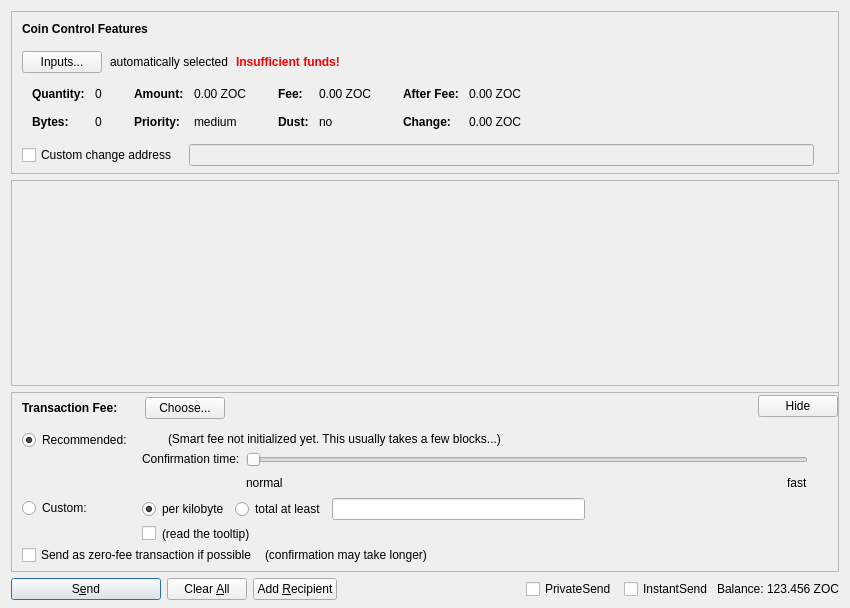
<?xml version="1.0" encoding="UTF-8"?>
<ui version="4.0">
 <class>SendCoinsDialog</class>
 <widget class="QDialog" name="SendCoinsDialog">
  <property name="geometry">
   <rect>
    <x>0</x>
    <y>0</y>
    <width>850</width>
    <height>608</height>
   </rect>
  </property>
  <property name="windowTitle">
   <string>Send Coins</string>
  </property>
  <property name="styleSheet">
   <string notr="true"/>
  </property>
  <layout class="QVBoxLayout" name="verticalLayout" stretch="0,1,0,0">
   <property name="bottomMargin">
    <number>8</number>
   </property>
   <item>
    <widget class="QFrame" name="frameCoinControl">
     <property name="sizePolicy">
      <sizepolicy hsizetype="Expanding" vsizetype="Expanding">
       <horstretch>0</horstretch>
       <verstretch>0</verstretch>
      </sizepolicy>
     </property>
     <property name="maximumSize">
      <size>
       <width>16777215</width>
       <height>16777215</height>
      </size>
     </property>
     <property name="frameShape">
      <enum>QFrame::StyledPanel</enum>
     </property>
     <property name="frameShadow">
      <enum>QFrame::Sunken</enum>
     </property>
     <layout class="QVBoxLayout" name="verticalLayoutCoinControl2">
      <property name="spacing">
       <number>0</number>
      </property>
      <property name="leftMargin">
       <number>0</number>
      </property>
      <property name="topMargin">
       <number>0</number>
      </property>
      <property name="rightMargin">
       <number>0</number>
      </property>
      <property name="bottomMargin">
       <number>6</number>
      </property>
      <item>
       <layout class="QVBoxLayout" name="verticalLayoutCoinControl" stretch="0,0,0,0,1">
        <property name="spacing">
         <number>0</number>
        </property>
        <property name="leftMargin">
         <number>10</number>
        </property>
        <property name="topMargin">
         <number>10</number>
        </property>
        <item>
         <layout class="QHBoxLayout" name="horizontalLayoutCoinControl1">
          <property name="bottomMargin">
           <number>15</number>
          </property>
          <item>
           <widget class="QLabel" name="labelCoinControlFeatures">
            <property name="sizePolicy">
             <sizepolicy hsizetype="Preferred" vsizetype="Maximum">
              <horstretch>0</horstretch>
              <verstretch>0</verstretch>
             </sizepolicy>
            </property>
            <property name="font">
             <font>
              <weight>75</weight>
              <bold>true</bold>
             </font>
            </property>
            <property name="styleSheet">
             <string notr="true">font-weight:bold;</string>
            </property>
            <property name="text">
             <string>Coin Control Features</string>
            </property>
           </widget>
          </item>
         </layout>
        </item>
        <item>
         <layout class="QHBoxLayout" name="horizontalLayoutCoinControl2" stretch="0,0,0,0">
          <property name="spacing">
           <number>8</number>
          </property>
          <property name="bottomMargin">
           <number>10</number>
          </property>
          <item>
           <widget class="QPushButton" name="pushButtonCoinControl">
            <property name="styleSheet">
             <string notr="true"/>
            </property>
            <property name="text">
             <string>Inputs...</string>
            </property>
            <property name="autoDefault">
             <bool>false</bool>
            </property>
           </widget>
          </item>
          <item>
           <widget class="QLabel" name="labelCoinControlAutomaticallySelected">
            <property name="text">
             <string>automatically selected</string>
            </property>
            <property name="margin">
             <number>5</number>
            </property>
           </widget>
          </item>
          <item>
           <widget class="QLabel" name="labelCoinControlInsuffFunds">
            <property name="font">
             <font>
              <weight>75</weight>
              <bold>true</bold>
             </font>
            </property>
            <property name="styleSheet">
             <string notr="true">color:red;font-weight:bold;</string>
            </property>
            <property name="text">
             <string>Insufficient funds!</string>
            </property>
            <property name="margin">
             <number>5</number>
            </property>
           </widget>
          </item>
          <item>
           <spacer name="horizontalSpacerCoinControl">
            <property name="orientation">
             <enum>Qt::Horizontal</enum>
            </property>
            <property name="sizeHint" stdset="0">
             <size>
              <width>40</width>
              <height>1</height>
             </size>
            </property>
           </spacer>
          </item>
         </layout>
        </item>
        <item>
         <widget class="QWidget" name="widgetCoinControl" native="true">
          <property name="sizePolicy">
           <sizepolicy hsizetype="Preferred" vsizetype="Preferred">
            <horstretch>0</horstretch>
            <verstretch>0</verstretch>
           </sizepolicy>
          </property>
          <property name="minimumSize">
           <size>
            <width>0</width>
            <height>0</height>
           </size>
          </property>
          <property name="styleSheet">
           <string notr="true"/>
          </property>
          <layout class="QHBoxLayout" name="horizontalLayoutCoinControl5">
           <property name="leftMargin">
            <number>0</number>
           </property>
           <property name="topMargin">
            <number>0</number>
           </property>
           <property name="rightMargin">
            <number>0</number>
           </property>
           <property name="bottomMargin">
            <number>0</number>
           </property>
           <item>
            <layout class="QHBoxLayout" name="horizontalLayoutCoinControl3" stretch="0,0,0,1">
             <property name="spacing">
              <number>20</number>
             </property>
             <property name="topMargin">
              <number>0</number>
             </property>
             <property name="bottomMargin">
              <number>10</number>
             </property>
             <item>
              <layout class="QFormLayout" name="formLayoutCoinControl1">
               <property name="horizontalSpacing">
                <number>10</number>
               </property>
               <property name="verticalSpacing">
                <number>14</number>
               </property>
               <property name="leftMargin">
                <number>10</number>
               </property>
               <property name="topMargin">
                <number>4</number>
               </property>
               <property name="rightMargin">
                <number>6</number>
               </property>
               <item row="0" column="0">
                <widget class="QLabel" name="labelCoinControlQuantityText">
                 <property name="font">
                  <font>
                   <weight>75</weight>
                   <bold>true</bold>
                  </font>
                 </property>
                 <property name="text">
                  <string>Quantity:</string>
                 </property>
                 <property name="margin">
                  <number>0</number>
                 </property>
                </widget>
               </item>
               <item row="0" column="1">
                <widget class="QLabel" name="labelCoinControlQuantity">
                 <property name="cursor">
                  <cursorShape>IBeamCursor</cursorShape>
                 </property>
                 <property name="contextMenuPolicy">
                  <enum>Qt::ActionsContextMenu</enum>
                 </property>
                 <property name="text">
                  <string notr="true">0</string>
                 </property>
                 <property name="margin">
                  <number>0</number>
                 </property>
                 <property name="textInteractionFlags">
                  <set>Qt::LinksAccessibleByMouse|Qt::TextSelectableByKeyboard|Qt::TextSelectableByMouse</set>
                 </property>
                </widget>
               </item>
               <item row="1" column="0">
                <widget class="QLabel" name="labelCoinControlBytesText">
                 <property name="font">
                  <font>
                   <weight>75</weight>
                   <bold>true</bold>
                  </font>
                 </property>
                 <property name="text">
                  <string>Bytes:</string>
                 </property>
                </widget>
               </item>
               <item row="1" column="1">
                <widget class="QLabel" name="labelCoinControlBytes">
                 <property name="cursor">
                  <cursorShape>IBeamCursor</cursorShape>
                 </property>
                 <property name="contextMenuPolicy">
                  <enum>Qt::ActionsContextMenu</enum>
                 </property>
                 <property name="text">
                  <string notr="true">0</string>
                 </property>
                 <property name="textInteractionFlags">
                  <set>Qt::LinksAccessibleByMouse|Qt::TextSelectableByKeyboard|Qt::TextSelectableByMouse</set>
                 </property>
                </widget>
               </item>
              </layout>
             </item>
             <item>
              <layout class="QFormLayout" name="formLayoutCoinControl2">
               <property name="horizontalSpacing">
                <number>10</number>
               </property>
               <property name="verticalSpacing">
                <number>14</number>
               </property>
               <property name="leftMargin">
                <number>6</number>
               </property>
               <property name="topMargin">
                <number>4</number>
               </property>
               <property name="rightMargin">
                <number>6</number>
               </property>
               <item row="0" column="0">
                <widget class="QLabel" name="labelCoinControlAmountText">
                 <property name="font">
                  <font>
                   <weight>75</weight>
                   <bold>true</bold>
                  </font>
                 </property>
                 <property name="text">
                  <string>Amount:</string>
                 </property>
                 <property name="margin">
                  <number>0</number>
                 </property>
                </widget>
               </item>
               <item row="0" column="1">
                <widget class="QLabel" name="labelCoinControlAmount">
                 <property name="cursor">
                  <cursorShape>IBeamCursor</cursorShape>
                 </property>
                 <property name="contextMenuPolicy">
                  <enum>Qt::ActionsContextMenu</enum>
                 </property>
                 <property name="text">
                  <string notr="true">0.00 ZOC</string>
                 </property>
                 <property name="textInteractionFlags">
                  <set>Qt::LinksAccessibleByMouse|Qt::TextSelectableByKeyboard|Qt::TextSelectableByMouse</set>
                 </property>
                </widget>
               </item>
               <item row="1" column="0">
                <widget class="QLabel" name="labelCoinControlPriorityText">
                 <property name="font">
                  <font>
                   <weight>75</weight>
                   <bold>true</bold>
                  </font>
                 </property>
                 <property name="text">
                  <string>Priority:</string>
                 </property>
                </widget>
               </item>
               <item row="1" column="1">
                <widget class="QLabel" name="labelCoinControlPriority">
                 <property name="cursor">
                  <cursorShape>IBeamCursor</cursorShape>
                 </property>
                 <property name="contextMenuPolicy">
                  <enum>Qt::ActionsContextMenu</enum>
                 </property>
                 <property name="text">
                  <string>medium</string>
                 </property>
                 <property name="textInteractionFlags">
                  <set>Qt::LinksAccessibleByMouse|Qt::TextSelectableByKeyboard|Qt::TextSelectableByMouse</set>
                 </property>
                </widget>
               </item>
              </layout>
             </item>
             <item>
              <layout class="QFormLayout" name="formLayoutCoinControl3">
               <property name="horizontalSpacing">
                <number>10</number>
               </property>
               <property name="verticalSpacing">
                <number>14</number>
               </property>
               <property name="leftMargin">
                <number>6</number>
               </property>
               <property name="topMargin">
                <number>4</number>
               </property>
               <property name="rightMargin">
                <number>6</number>
               </property>
               <item row="0" column="0">
                <widget class="QLabel" name="labelCoinControlFeeText">
                 <property name="font">
                  <font>
                   <weight>75</weight>
                   <bold>true</bold>
                  </font>
                 </property>
                 <property name="text">
                  <string>Fee:</string>
                 </property>
                 <property name="margin">
                  <number>0</number>
                 </property>
                </widget>
               </item>
               <item row="0" column="1">
                <widget class="QLabel" name="labelCoinControlFee">
                 <property name="cursor">
                  <cursorShape>IBeamCursor</cursorShape>
                 </property>
                 <property name="contextMenuPolicy">
                  <enum>Qt::ActionsContextMenu</enum>
                 </property>
                 <property name="text">
                  <string notr="true">0.00 ZOC</string>
                 </property>
                 <property name="textInteractionFlags">
                  <set>Qt::LinksAccessibleByMouse|Qt::TextSelectableByKeyboard|Qt::TextSelectableByMouse</set>
                 </property>
                </widget>
               </item>
               <item row="1" column="0">
                <widget class="QLabel" name="labelCoinControlLowOutputText">
                 <property name="font">
                  <font>
                   <weight>75</weight>
                   <bold>true</bold>
                  </font>
                 </property>
                 <property name="text">
                  <string>Dust:</string>
                 </property>
                </widget>
               </item>
               <item row="1" column="1">
                <widget class="QLabel" name="labelCoinControlLowOutput">
                 <property name="cursor">
                  <cursorShape>IBeamCursor</cursorShape>
                 </property>
                 <property name="contextMenuPolicy">
                  <enum>Qt::ActionsContextMenu</enum>
                 </property>
                 <property name="text">
                  <string>no</string>
                 </property>
                 <property name="textInteractionFlags">
                  <set>Qt::LinksAccessibleByMouse|Qt::TextSelectableByKeyboard|Qt::TextSelectableByMouse</set>
                 </property>
                </widget>
               </item>
              </layout>
             </item>
             <item>
              <layout class="QFormLayout" name="formLayoutCoinControl4">
               <property name="horizontalSpacing">
                <number>10</number>
               </property>
               <property name="verticalSpacing">
                <number>14</number>
               </property>
               <property name="leftMargin">
                <number>6</number>
               </property>
               <property name="topMargin">
                <number>4</number>
               </property>
               <property name="rightMargin">
                <number>6</number>
               </property>
               <item row="0" column="0">
                <widget class="QLabel" name="labelCoinControlAfterFeeText">
                 <property name="font">
                  <font>
                   <weight>75</weight>
                   <bold>true</bold>
                  </font>
                 </property>
                 <property name="text">
                  <string>After Fee:</string>
                 </property>
                 <property name="margin">
                  <number>0</number>
                 </property>
                </widget>
               </item>
               <item row="0" column="1">
                <widget class="QLabel" name="labelCoinControlAfterFee">
                 <property name="cursor">
                  <cursorShape>IBeamCursor</cursorShape>
                 </property>
                 <property name="contextMenuPolicy">
                  <enum>Qt::ActionsContextMenu</enum>
                 </property>
                 <property name="text">
                  <string notr="true">0.00 ZOC</string>
                 </property>
                 <property name="textInteractionFlags">
                  <set>Qt::LinksAccessibleByMouse|Qt::TextSelectableByKeyboard|Qt::TextSelectableByMouse</set>
                 </property>
                </widget>
               </item>
               <item row="1" column="0">
                <widget class="QLabel" name="labelCoinControlChangeText">
                 <property name="font">
                  <font>
                   <weight>75</weight>
                   <bold>true</bold>
                  </font>
                 </property>
                 <property name="text">
                  <string>Change:</string>
                 </property>
                </widget>
               </item>
               <item row="1" column="1">
                <widget class="QLabel" name="labelCoinControlChange">
                 <property name="cursor">
                  <cursorShape>IBeamCursor</cursorShape>
                 </property>
                 <property name="contextMenuPolicy">
                  <enum>Qt::ActionsContextMenu</enum>
                 </property>
                 <property name="text">
                  <string notr="true">0.00 ZOC</string>
                 </property>
                 <property name="textInteractionFlags">
                  <set>Qt::LinksAccessibleByMouse|Qt::TextSelectableByKeyboard|Qt::TextSelectableByMouse</set>
                 </property>
                </widget>
               </item>
              </layout>
             </item>
            </layout>
           </item>
          </layout>
         </widget>
        </item>
        <item>
         <layout class="QHBoxLayout" name="horizontalLayoutCoinControl4" stretch="0,0,0">
          <property name="spacing">
           <number>12</number>
          </property>
          <property name="sizeConstraint">
           <enum>QLayout::SetDefaultConstraint</enum>
          </property>
          <property name="topMargin">
           <number>5</number>
          </property>
          <property name="rightMargin">
           <number>5</number>
          </property>
          <item>
           <widget class="QCheckBox" name="checkBoxCoinControlChange">
            <property name="toolTip">
             <string>If this is activated, but the change address is empty or invalid, change will be sent to a newly generated address.</string>
            </property>
            <property name="text">
             <string>Custom change address</string>
            </property>
           </widget>
          </item>
          <item>
           <widget class="QValidatedLineEdit" name="lineEditCoinControlChange">
            <property name="enabled">
             <bool>false</bool>
            </property>
            <property name="sizePolicy">
             <sizepolicy hsizetype="Expanding" vsizetype="Fixed">
              <horstretch>0</horstretch>
              <verstretch>0</verstretch>
             </sizepolicy>
            </property>
           </widget>
          </item>
          <item>
           <widget class="QLabel" name="labelCoinControlChangeLabel">
            <property name="sizePolicy">
             <sizepolicy hsizetype="Preferred" vsizetype="Expanding">
              <horstretch>0</horstretch>
              <verstretch>0</verstretch>
             </sizepolicy>
            </property>
            <property name="minimumSize">
             <size>
              <width>0</width>
              <height>0</height>
             </size>
            </property>
            <property name="text">
             <string/>
            </property>
            <property name="margin">
             <number>3</number>
            </property>
           </widget>
          </item>
         </layout>
        </item>
        <item>
         <spacer name="verticalSpacerCoinControl">
          <property name="orientation">
           <enum>Qt::Vertical</enum>
          </property>
          <property name="sizeHint" stdset="0">
           <size>
            <width>800</width>
            <height>1</height>
           </size>
          </property>
         </spacer>
        </item>
       </layout>
      </item>
     </layout>
    </widget>
   </item>
   <item>
    <widget class="QScrollArea" name="scrollArea">
     <property name="widgetResizable">
      <bool>true</bool>
     </property>
     <widget class="QWidget" name="scrollAreaWidgetContents">
      <property name="geometry">
       <rect>
        <x>0</x>
        <y>0</y>
        <width>824</width>
        <height>72</height>
       </rect>
      </property>
      <layout class="QVBoxLayout" name="verticalLayout_2" stretch="0,1">
       <property name="leftMargin">
        <number>0</number>
       </property>
       <property name="topMargin">
        <number>0</number>
       </property>
       <property name="rightMargin">
        <number>0</number>
       </property>
       <property name="bottomMargin">
        <number>0</number>
       </property>
       <item>
        <layout class="QVBoxLayout" name="entries">
         <property name="spacing">
          <number>6</number>
         </property>
        </layout>
       </item>
       <item>
        <spacer name="verticalSpacer">
         <property name="orientation">
          <enum>Qt::Vertical</enum>
         </property>
         <property name="sizeHint" stdset="0">
          <size>
           <width>20</width>
           <height>40</height>
          </size>
         </property>
        </spacer>
       </item>
      </layout>
     </widget>
    </widget>
   </item>
   <item>
    <widget class="QFrame" name="frameFee">
     <property name="sizePolicy">
      <sizepolicy hsizetype="Expanding" vsizetype="Expanding">
       <horstretch>0</horstretch>
       <verstretch>0</verstretch>
      </sizepolicy>
     </property>
     <property name="maximumSize">
      <size>
       <width>16777215</width>
       <height>16777215</height>
      </size>
     </property>
     <property name="frameShape">
      <enum>QFrame::StyledPanel</enum>
     </property>
     <property name="frameShadow">
      <enum>QFrame::Sunken</enum>
     </property>
     <layout class="QVBoxLayout" name="verticalLayoutFee1">
      <property name="spacing">
       <number>0</number>
      </property>
      <property name="leftMargin">
       <number>0</number>
      </property>
      <property name="topMargin">
       <number>0</number>
      </property>
      <property name="rightMargin">
       <number>0</number>
      </property>
      <property name="bottomMargin">
       <number>0</number>
      </property>
      <item>
       <layout class="QVBoxLayout" name="verticalLayoutFee2" stretch="0,0,0">
        <property name="spacing">
         <number>0</number>
        </property>
        <property name="leftMargin">
         <number>10</number>
        </property>
        <property name="topMargin">
         <number>0</number>
        </property>
        <item>
         <layout class="QHBoxLayout" name="horizontalLayoutFee1">
          <property name="bottomMargin">
           <number>0</number>
          </property>
          <item>
           <layout class="QVBoxLayout" name="verticalLayoutFee7">
            <property name="spacing">
             <number>0</number>
            </property>
            <item>
             <spacer name="verticalSpacerSmartFee">
              <property name="orientation">
               <enum>Qt::Vertical</enum>
              </property>
              <property name="sizeType">
               <enum>QSizePolicy::Fixed</enum>
              </property>
              <property name="sizeHint" stdset="0">
               <size>
                <width>1</width>
                <height>4</height>
               </size>
              </property>
             </spacer>
            </item>
            <item>
             <layout class="QHBoxLayout" name="horizontalLayoutSmartFee">
              <property name="spacing">
               <number>10</number>
              </property>
              <item>
               <widget class="QLabel" name="labelFeeHeadline">
                <property name="sizePolicy">
                 <sizepolicy hsizetype="Preferred" vsizetype="Maximum">
                  <horstretch>0</horstretch>
                  <verstretch>0</verstretch>
                 </sizepolicy>
                </property>
                <property name="font">
                 <font>
                  <weight>75</weight>
                  <bold>true</bold>
                 </font>
                </property>
                <property name="styleSheet">
                 <string notr="true">font-weight:bold;</string>
                </property>
                <property name="text">
                 <string>Transaction Fee:</string>
                </property>
               </widget>
              </item>
              <item>
               <widget class="QLabel" name="labelFeeMinimized">
                <property name="text">
                 <string/>
                </property>
               </widget>
              </item>
              <item>
               <widget class="QPushButton" name="buttonChooseFee">
                <property name="text">
                 <string>Choose...</string>
                </property>
               </widget>
              </item>
             </layout>
            </item>
            <item>
             <spacer name="verticalSpacer_5">
              <property name="orientation">
               <enum>Qt::Vertical</enum>
              </property>
              <property name="sizeHint" stdset="0">
               <size>
                <width>1</width>
                <height>1</height>
               </size>
              </property>
             </spacer>
            </item>
           </layout>
          </item>
          <item>
           <spacer name="horizontalSpacer_4">
            <property name="orientation">
             <enum>Qt::Horizontal</enum>
            </property>
            <property name="sizeHint" stdset="0">
             <size>
              <width>40</width>
              <height>20</height>
             </size>
            </property>
           </spacer>
          </item>
          <item>
           <widget class="QPushButton" name="buttonMinimizeFee">
            <property name="toolTip">
             <string>collapse fee-settings</string>
            </property>
            <property name="text">
             <string>Hide</string>
            </property>
           </widget>
          </item>
         </layout>
        </item>
        <item>
         <widget class="QFrame" name="frameFeeSelection">
          <layout class="QVBoxLayout" name="verticalLayoutFee12">
           <property name="spacing">
            <number>0</number>
           </property>
           <property name="leftMargin">
            <number>0</number>
           </property>
           <property name="topMargin">
            <number>0</number>
           </property>
           <property name="rightMargin">
            <number>0</number>
           </property>
           <property name="bottomMargin">
            <number>0</number>
           </property>
           <item>
            <layout class="QGridLayout" name="gridLayoutFee">
             <property name="topMargin">
              <number>10</number>
             </property>
             <property name="bottomMargin">
              <number>4</number>
             </property>
             <property name="horizontalSpacing">
              <number>10</number>
             </property>
             <property name="verticalSpacing">
              <number>4</number>
             </property>
             <item row="1" column="1">
              <layout class="QVBoxLayout" name="verticalLayoutFee8">
               <property name="spacing">
                <number>6</number>
               </property>
               <item>
                <layout class="QHBoxLayout" name="horizontalLayoutFee13">
                 <item>
                  <widget class="QRadioButton" name="radioCustomPerKilobyte">
                   <property name="toolTip">
                    <string>If the custom fee is set to 1000 duffs and the transaction is only 250 bytes, then &quot;per kilobyte&quot; only pays 250 duffs in fee,&lt;br /&gt;while &quot;at least&quot; pays 1000 duffs. For transactions bigger than a kilobyte both pay by kilobyte.</string>
                   </property>
                   <property name="text">
                    <string>per kilobyte</string>
                   </property>
                   <property name="checked">
                    <bool>true</bool>
                   </property>
                   <attribute name="buttonGroup">
                    <string notr="true">groupCustomFee</string>
                   </attribute>
                  </widget>
                 </item>
                 <item>
                  <widget class="QRadioButton" name="radioCustomAtLeast">
                   <property name="toolTip">
                    <string>If the custom fee is set to 1000 duffs and the transaction is only 250 bytes, then &quot;per kilobyte&quot; only pays 250 duffs in fee,&lt;br /&gt;while &quot;total at least&quot; pays 1000 duffs. For transactions bigger than a kilobyte both pay by kilobyte.</string>
                   </property>
                   <property name="text">
                    <string>total at least</string>
                   </property>
                   <attribute name="buttonGroup">
                    <string notr="true">groupCustomFee</string>
                   </attribute>
                  </widget>
                 </item>
                 <item>
                  <widget class="BitcoinAmountField" name="customFee"/>
                 </item>
                 <item>
                  <spacer name="horizontalSpacer_6">
                   <property name="orientation">
                    <enum>Qt::Horizontal</enum>
                   </property>
                   <property name="sizeHint" stdset="0">
                    <size>
                     <width>1</width>
                     <height>1</height>
                    </size>
                   </property>
                  </spacer>
                 </item>
                </layout>
               </item>
               <item>
                <layout class="QHBoxLayout" name="horizontalLayoutFee8">
                 <item>
                  <widget class="QCheckBox" name="checkBoxMinimumFee">
                   <property name="toolTip">
                    <string>Paying only the minimum fee is just fine as long as there is less transaction volume than space in the blocks.&lt;br /&gt;But be aware that this can end up in a never confirming transaction once there is more demand for zeroone transactions than the network can process.</string>
                   </property>
                   <property name="text">
                    <string/>
                   </property>
                  </widget>
                 </item>
                 <item>
                  <widget class="QLabel" name="labelMinFeeWarning">
                   <property name="enabled">
                    <bool>true</bool>
                   </property>
                   <property name="toolTip">
                    <string>Paying only the minimum fee is just fine as long as there is less transaction volume than space in the blocks.&lt;br /&gt;But be aware that this can end up in a never confirming transaction once there is more demand for zeroone transactions than the network can process.</string>
                   </property>
                   <property name="text">
                    <string>(read the tooltip)</string>
                   </property>
                   <property name="margin">
                    <number>5</number>
                   </property>
                  </widget>
                 </item>
                 <item>
                  <spacer name="horizontalSpacer_2">
                   <property name="orientation">
                    <enum>Qt::Horizontal</enum>
                   </property>
                   <property name="sizeHint" stdset="0">
                    <size>
                     <width>1</width>
                     <height>1</height>
                    </size>
                   </property>
                  </spacer>
                 </item>
                </layout>
               </item>
              </layout>
             </item>
             <item row="0" column="0">
              <layout class="QVBoxLayout" name="verticalLayoutFee4" stretch="0,1">
               <item>
                <widget class="QRadioButton" name="radioSmartFee">
                 <property name="text">
                  <string>Recommended:</string>
                 </property>
                 <property name="checked">
                  <bool>true</bool>
                 </property>
                 <attribute name="buttonGroup">
                  <string notr="true">groupFee</string>
                 </attribute>
                </widget>
               </item>
               <item>
                <spacer name="verticalSpacer_2">
                 <property name="orientation">
                  <enum>Qt::Vertical</enum>
                 </property>
                 <property name="sizeHint" stdset="0">
                  <size>
                   <width>1</width>
                   <height>1</height>
                  </size>
                 </property>
                </spacer>
               </item>
              </layout>
             </item>
             <item row="1" column="0">
              <layout class="QVBoxLayout" name="verticalLayoutFee9" stretch="0,1">
               <item>
                <widget class="QRadioButton" name="radioCustomFee">
                 <property name="text">
                  <string>Custom:</string>
                 </property>
                 <attribute name="buttonGroup">
                  <string notr="true">groupFee</string>
                 </attribute>
                </widget>
               </item>
               <item>
                <spacer name="verticalSpacer_6">
                 <property name="orientation">
                  <enum>Qt::Vertical</enum>
                 </property>
                 <property name="sizeHint" stdset="0">
                  <size>
                   <width>1</width>
                   <height>1</height>
                  </size>
                 </property>
                </spacer>
               </item>
              </layout>
             </item>
             <item row="0" column="1">
              <layout class="QVBoxLayout" name="verticalLayoutFee3" stretch="0,0,1">
               <property name="spacing">
                <number>6</number>
               </property>
               <property name="topMargin">
                <number>2</number>
               </property>
               <item>
                <layout class="QHBoxLayout" name="horizontalLayoutFee12">
                 <item>
                  <widget class="QLabel" name="labelSmartFee">
                   <property name="text">
                    <string/>
                   </property>
                   <property name="margin">
                    <number>2</number>
                   </property>
                  </widget>
                 </item>
                 <item>
                  <widget class="QLabel" name="labelFeeEstimation">
                   <property name="text">
                    <string/>
                   </property>
                  </widget>
                 </item>
                 <item>
                  <widget class="QLabel" name="labelSmartFee2">
                   <property name="text">
                    <string>(Smart fee not initialized yet. This usually takes a few blocks...)</string>
                   </property>
                   <property name="margin">
                    <number>2</number>
                   </property>
                  </widget>
                 </item>
                 <item>
                  <spacer name="horizontalSpacer_5">
                   <property name="orientation">
                    <enum>Qt::Horizontal</enum>
                   </property>
                   <property name="sizeHint" stdset="0">
                    <size>
                     <width>1</width>
                     <height>1</height>
                    </size>
                   </property>
                  </spacer>
                 </item>
                </layout>
               </item>
               <item>
                <layout class="QHBoxLayout" name="horizontalLayoutFee9">
                 <item>
                  <layout class="QVBoxLayout" name="verticalLayoutFee6">
                   <item>
                    <widget class="QLabel" name="labelSmartFee3">
                     <property name="text">
                      <string>Confirmation time:</string>
                     </property>
                     <property name="margin">
                      <number>2</number>
                     </property>
                    </widget>
                   </item>
                   <item>
                    <spacer name="verticalSpacer_3">
                     <property name="orientation">
                      <enum>Qt::Vertical</enum>
                     </property>
                     <property name="sizeHint" stdset="0">
                      <size>
                       <width>1</width>
                       <height>1</height>
                      </size>
                     </property>
                    </spacer>
                   </item>
                  </layout>
                 </item>
                 <item>
                  <layout class="QVBoxLayout" name="verticalLayoutFee5">
                   <property name="rightMargin">
                    <number>30</number>
                   </property>
                   <item>
                    <widget class="QSlider" name="sliderSmartFee">
                     <property name="minimum">
                      <number>0</number>
                     </property>
                     <property name="maximum">
                      <number>24</number>
                     </property>
                     <property name="pageStep">
                      <number>1</number>
                     </property>
                     <property name="value">
                      <number>0</number>
                     </property>
                     <property name="orientation">
                      <enum>Qt::Horizontal</enum>
                     </property>
                     <property name="invertedAppearance">
                      <bool>false</bool>
                     </property>
                     <property name="invertedControls">
                      <bool>false</bool>
                     </property>
                     <property name="tickPosition">
                      <enum>QSlider::NoTicks</enum>
                     </property>
                    </widget>
                   </item>
                   <item>
                    <layout class="QHBoxLayout" name="horizontalLayoutFee10">
                     <item>
                      <widget class="QLabel" name="labelSmartFeeNormal">
                       <property name="text">
                        <string>normal</string>
                       </property>
                      </widget>
                     </item>
                     <item>
                      <spacer name="horizontalSpacer_3">
                       <property name="orientation">
                        <enum>Qt::Horizontal</enum>
                       </property>
                       <property name="sizeHint" stdset="0">
                        <size>
                         <width>40</width>
                         <height>20</height>
                        </size>
                       </property>
                      </spacer>
                     </item>
                     <item>
                      <widget class="QLabel" name="labelSmartFeeFast">
                       <property name="text">
                        <string>fast</string>
                       </property>
                      </widget>
                     </item>
                    </layout>
                   </item>
                  </layout>
                 </item>
                </layout>
               </item>
               <item>
                <spacer name="verticalSpacer_4">
                 <property name="orientation">
                  <enum>Qt::Vertical</enum>
                 </property>
                 <property name="sizeHint" stdset="0">
                  <size>
                   <width>1</width>
                   <height>1</height>
                  </size>
                 </property>
                </spacer>
               </item>
              </layout>
             </item>
            </layout>
           </item>
           <item>
            <layout class="QHBoxLayout" name="horizontalLayoutFee5" stretch="0,0,0">
             <property name="spacing">
              <number>8</number>
             </property>
             <property name="bottomMargin">
              <number>4</number>
             </property>
             <item>
              <widget class="QCheckBox" name="checkBoxFreeTx">
               <property name="text">
                <string>Send as zero-fee transaction if possible</string>
               </property>
              </widget>
             </item>
             <item>
              <widget class="QLabel" name="labelFreeTx">
               <property name="text">
                <string>(confirmation may take longer)</string>
               </property>
               <property name="margin">
                <number>5</number>
               </property>
              </widget>
             </item>
             <item>
              <spacer name="horizontalSpacerFee5">
               <property name="orientation">
                <enum>Qt::Horizontal</enum>
               </property>
               <property name="sizeHint" stdset="0">
                <size>
                 <width>1</width>
                 <height>1</height>
                </size>
               </property>
              </spacer>
             </item>
            </layout>
           </item>
           <item>
            <spacer name="verticalSpacerFee2">
             <property name="orientation">
              <enum>Qt::Vertical</enum>
             </property>
             <property name="sizeHint" stdset="0">
              <size>
               <width>1</width>
               <height>1</height>
              </size>
             </property>
            </spacer>
           </item>
          </layout>
         </widget>
        </item>
        <item>
         <spacer name="verticalSpacerFee">
          <property name="orientation">
           <enum>Qt::Vertical</enum>
          </property>
          <property name="sizeHint" stdset="0">
           <size>
            <width>800</width>
            <height>1</height>
           </size>
          </property>
         </spacer>
        </item>
       </layout>
      </item>
     </layout>
    </widget>
   </item>
   <item>
    <layout class="QHBoxLayout" name="horizontalLayout">
     <item>
      <widget class="QPushButton" name="sendButton">
       <property name="minimumSize">
        <size>
         <width>150</width>
         <height>0</height>
        </size>
       </property>
       <property name="toolTip">
        <string>Confirm the send action</string>
       </property>
       <property name="text">
        <string>S&amp;end</string>
       </property>
       <property name="autoDefault">
        <bool>false</bool>
       </property>
       <property name="default">
        <bool>true</bool>
       </property>
      </widget>
     </item>
     <item>
      <widget class="QPushButton" name="clearButton">
       <property name="sizePolicy">
        <sizepolicy hsizetype="Minimum" vsizetype="Fixed">
         <horstretch>0</horstretch>
         <verstretch>0</verstretch>
        </sizepolicy>
       </property>
       <property name="toolTip">
        <string>Clear all fields of the form.</string>
       </property>
       <property name="text">
        <string>Clear &amp;All</string>
       </property>
       <property name="autoDefault">
        <bool>false</bool>
       </property>
      </widget>
     </item>
     <item>
      <widget class="QPushButton" name="addButton">
       <property name="toolTip">
        <string>Send to multiple recipients at once</string>
       </property>
       <property name="text">
        <string>Add &amp;Recipient</string>
       </property>
       <property name="autoDefault">
        <bool>false</bool>
       </property>
      </widget>
     </item>
     <item>
      <spacer name="horizontalSpacer">
       <property name="orientation">
        <enum>Qt::Horizontal</enum>
       </property>
       <property name="sizeHint" stdset="0">
        <size>
         <width>40</width>
         <height>20</height>
        </size>
       </property>
      </spacer>
     </item>
     <item>
      <layout class="QHBoxLayout" name="horizontalLayout_2">
       <property name="spacing">
        <number>3</number>
       </property>
       <item>
        <widget class="QCheckBox" name="checkUsePrivateSend">
         <property name="minimumSize">
          <size>
           <width>95</width>
           <height>0</height>
          </size>
         </property>
         <property name="text">
          <string>PrivateSend</string>
         </property>
         <property name="checked">
          <bool>false</bool>
         </property>
        </widget>
       </item>
       <item>
        <widget class="QCheckBox" name="checkUseInstantSend">
         <property name="enabled">
          <bool>true</bool>
         </property>
         <property name="minimumSize">
          <size>
           <width>85</width>
           <height>0</height>
          </size>
         </property>
         <property name="text">
          <string>InstantSend</string>
         </property>
        </widget>
       </item>
       <item>
        <widget class="QLabel" name="label">
         <property name="text">
          <string>Balance:</string>
         </property>
        </widget>
       </item>
       <item>
        <widget class="QLabel" name="labelBalance">
         <property name="sizePolicy">
          <sizepolicy hsizetype="Preferred" vsizetype="Fixed">
           <horstretch>0</horstretch>
           <verstretch>0</verstretch>
          </sizepolicy>
         </property>
         <property name="cursor">
          <cursorShape>IBeamCursor</cursorShape>
         </property>
         <property name="text">
          <string notr="true">123.456 ZOC</string>
         </property>
         <property name="textInteractionFlags">
          <set>Qt::LinksAccessibleByMouse|Qt::TextSelectableByKeyboard|Qt::TextSelectableByMouse</set>
         </property>
        </widget>
       </item>
      </layout>
     </item>
    </layout>
   </item>
  </layout>
 </widget>
 <customwidgets>
  <customwidget>
   <class>QValidatedLineEdit</class>
   <extends>QLineEdit</extends>
   <header>qvalidatedlineedit.h</header>
  </customwidget>
  <customwidget>
   <class>BitcoinAmountField</class>
   <extends>QLineEdit</extends>
   <header>bitcoinamountfield.h</header>
   <container>1</container>
  </customwidget>
 </customwidgets>
 <resources>
  <include location="../zeroone.qrc"/>
 </resources>
 <connections/>
 <buttongroups>
  <buttongroup name="groupCustomFee"/>
  <buttongroup name="groupFee"/>
 </buttongroups>
</ui>
